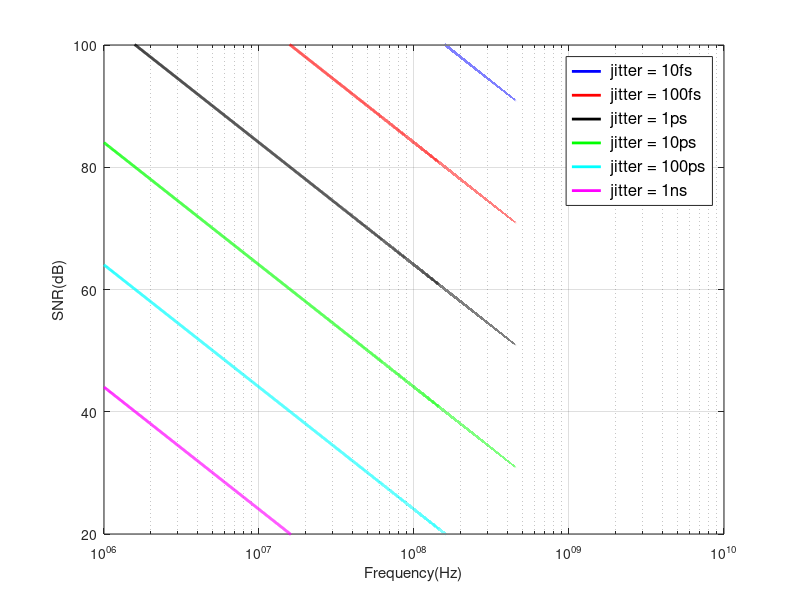

Write MATLAB code to recreate this figure.
% Aperture uncertainty
clear
clc
%% SNR versus Fin with different jitter
jitter = [1e-9 1e-10 1e-11 1e-12 1e-13 1e-14]; %sigma(t)
fin = linspace(1e6,1e10,1e6);
for i=1:size(jitter,2)
    SNR(i,:) = 20*log10(1./(2*pi*fin*jitter(i)));
end
%% Plot SNR 
clf
semilogx(fin,SNR(6,:),'Displayname',' jitter = 10fs','color','b','LineWidth',2);
hold on
semilogx(fin,SNR(5,:),'Displayname',' jitter = 100fs','color','r','LineWidth',2);
semilogx(fin,SNR(4,:),'Displayname',' jitter = 1ps','color','k','LineWidth',2);
semilogx(fin,SNR(3,:),'Displayname',' jitter = 10ps','color','g','LineWidth',2);
semilogx(fin,SNR(2,:),'Displayname',' jitter = 100ps','color','c','LineWidth',2);
semilogx(fin,SNR(1,:),'Displayname',' jitter = 1ns','color','m','LineWidth',2);
legend('location','northeast','FontSize',12);
xlabel('Frequency(Hz)');
ylim([20 100]);
ylabel('SNR(dB)');
grid on
